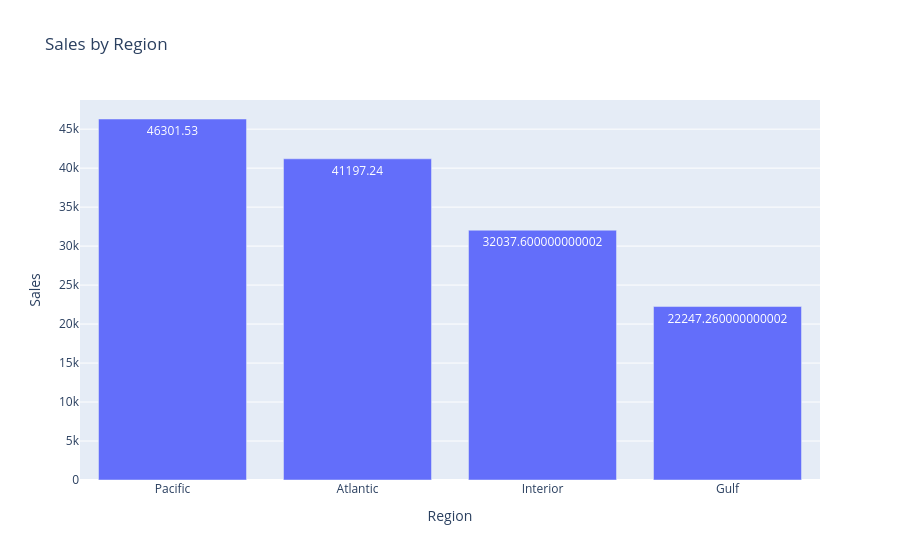

Here is the notebook cell this chart was saved with:
### Code cell
# Sales by Region Chart
fig = px.bar(
    sales_region,
    x="Region",
    y="Sales",
    text="Sales",
    title="Sales by Region"
)

fig.show()

### Figure 1 — Plotly figure (JSON) as saved in the notebook; plotly's stock layout.template omitted (floating-point values rounded to 4 significant figures)
{"data": [{"hovertemplate": "Region=%{x}<br>Sales=%{text}<extra></extra>", "legendgroup": "", "marker": {"color": "#636efa", "pattern": {"shape": ""}}, "name": "", "orientation": "v", "showlegend": false, "text": [46300.0, 41200.0, 32040.0, 22250.0], "textposition": "auto", "type": "bar", "x": ["Pacific", "Atlantic", "Interior", "Gulf"], "xaxis": "x", "y": [46300.0, 41200.0, 32040.0, 22250.0], "yaxis": "y"}], "layout": {"barmode": "relative", "legend": {"tracegroupgap": 0}, "title": {"text": "Sales by Region"}, "xaxis": {"anchor": "y", "domain": [0, 1], "title": {"text": "Region"}}, "yaxis": {"anchor": "x", "domain": [0, 1], "title": {"text": "Sales"}}}}
